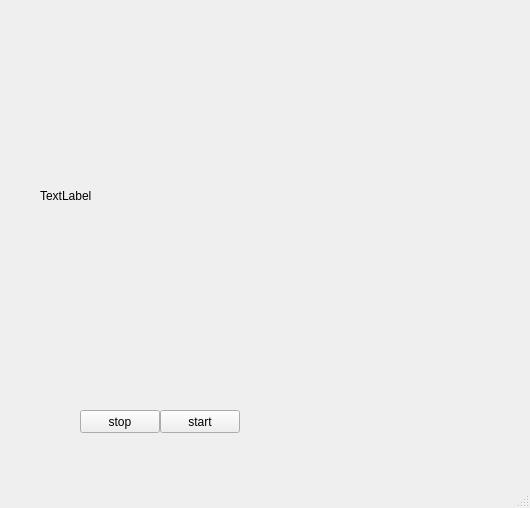
<?xml version="1.0" encoding="UTF-8"?>
<ui version="4.0">
 <class>Visioncompy</class>
 <widget class="QMainWindow" name="Visioncompy">
  <property name="geometry">
   <rect>
    <x>0</x>
    <y>0</y>
    <width>530</width>
    <height>508</height>
   </rect>
  </property>
  <property name="windowTitle">
   <string>visioncompy</string>
  </property>
  <widget class="QWidget" name="centralwidget">
   <widget class="QLabel" name="label_video">
    <property name="geometry">
     <rect>
      <x>40</x>
      <y>50</y>
      <width>431</width>
      <height>291</height>
     </rect>
    </property>
    <property name="text">
     <string>TextLabel</string>
    </property>
   </widget>
   <widget class="QPushButton" name="pushButton_start">
    <property name="geometry">
     <rect>
      <x>160</x>
      <y>410</y>
      <width>80</width>
      <height>23</height>
     </rect>
    </property>
    <property name="text">
     <string>start</string>
    </property>
   </widget>
   <widget class="QPushButton" name="pushButton_stop">
    <property name="geometry">
     <rect>
      <x>80</x>
      <y>410</y>
      <width>80</width>
      <height>23</height>
     </rect>
    </property>
    <property name="text">
     <string>stop</string>
    </property>
   </widget>
  </widget>
  <widget class="QMenuBar" name="menubar">
   <property name="geometry">
    <rect>
     <x>0</x>
     <y>0</y>
     <width>530</width>
     <height>20</height>
    </rect>
   </property>
  </widget>
  <widget class="QStatusBar" name="statusbar"/>
 </widget>
 <resources/>
 <connections/>
</ui>
